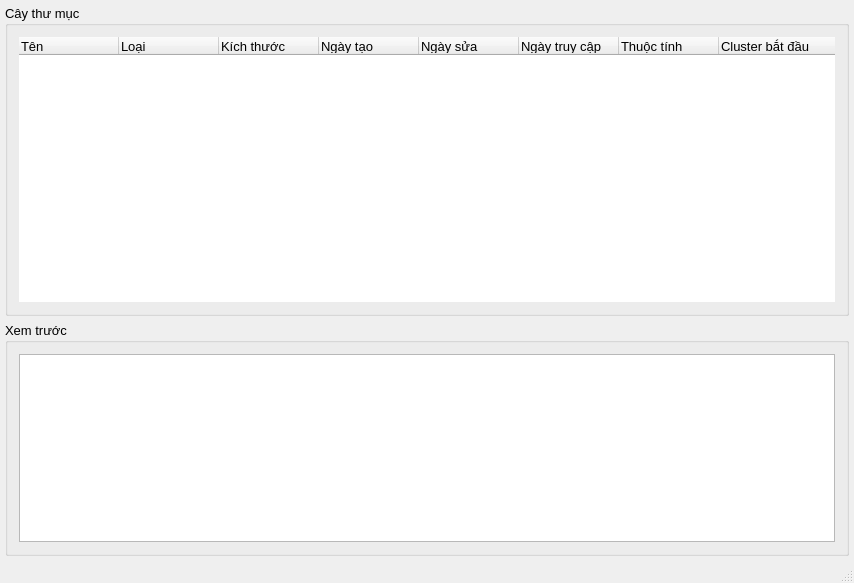
<?xml version="1.0" encoding="UTF-8"?>
<ui version="4.0">
 <class>TreeFolderGUIClass</class>
 <widget class="QMainWindow" name="TreeFolderGUIClass">
  <property name="geometry">
   <rect>
    <x>0</x>
    <y>0</y>
    <width>854</width>
    <height>583</height>
   </rect>
  </property>
  <property name="windowTitle">
   <string>TreeFolderGUI</string>
  </property>
  <widget class="QWidget" name="centralWidget">
   <property name="autoFillBackground">
    <bool>false</bool>
   </property>
   <layout class="QVBoxLayout" name="verticalLayout_4" stretch="4,3">
    <property name="leftMargin">
     <number>5</number>
    </property>
    <property name="topMargin">
     <number>5</number>
    </property>
    <property name="rightMargin">
     <number>5</number>
    </property>
    <property name="bottomMargin">
     <number>5</number>
    </property>
    <item>
     <widget class="QGroupBox" name="groupBox">
      <property name="font">
       <font>
        <pointsize>10</pointsize>
        <fontweight>DemiBold</fontweight>
       </font>
      </property>
      <property name="title">
       <string>Cây thư mục</string>
      </property>
      <layout class="QVBoxLayout" name="verticalLayout_2">
       <item>
        <widget class="QTreeWidget" name="treeFolder">
         <property name="font">
          <font>
           <pointsize>10</pointsize>
           <bold>false</bold>
          </font>
         </property>
         <property name="frameShape">
          <enum>QFrame::NoFrame</enum>
         </property>
         <column>
          <property name="text">
           <string>Tên</string>
          </property>
          <property name="font">
           <font>
            <fontweight>DemiBold</fontweight>
           </font>
          </property>
         </column>
         <column>
          <property name="text">
           <string>Loại</string>
          </property>
          <property name="font">
           <font>
            <fontweight>DemiBold</fontweight>
           </font>
          </property>
         </column>
         <column>
          <property name="text">
           <string>Kích thước</string>
          </property>
          <property name="font">
           <font>
            <fontweight>DemiBold</fontweight>
           </font>
          </property>
         </column>
         <column>
          <property name="text">
           <string>Ngày tạo</string>
          </property>
          <property name="font">
           <font>
            <fontweight>DemiBold</fontweight>
           </font>
          </property>
         </column>
         <column>
          <property name="text">
           <string>Ngày sửa</string>
          </property>
          <property name="font">
           <font>
            <fontweight>DemiBold</fontweight>
           </font>
          </property>
         </column>
         <column>
          <property name="text">
           <string>Ngày truy cập</string>
          </property>
          <property name="font">
           <font>
            <fontweight>DemiBold</fontweight>
           </font>
          </property>
         </column>
         <column>
          <property name="text">
           <string>Thuộc tính</string>
          </property>
          <property name="font">
           <font>
            <fontweight>DemiBold</fontweight>
           </font>
          </property>
         </column>
         <column>
          <property name="text">
           <string>Cluster bắt đầu</string>
          </property>
          <property name="font">
           <font>
            <fontweight>DemiBold</fontweight>
           </font>
          </property>
         </column>
        </widget>
       </item>
      </layout>
     </widget>
    </item>
    <item>
     <layout class="QVBoxLayout" name="verticalLayout">
      <item>
       <widget class="QGroupBox" name="groupBox_3">
        <property name="font">
         <font>
          <pointsize>10</pointsize>
          <fontweight>DemiBold</fontweight>
         </font>
        </property>
        <property name="title">
         <string>Xem trước</string>
        </property>
        <layout class="QVBoxLayout" name="verticalLayout_3">
         <item>
          <widget class="QPlainTextEdit" name="plainTextEdit"/>
         </item>
        </layout>
       </widget>
      </item>
     </layout>
    </item>
   </layout>
  </widget>
  <widget class="QStatusBar" name="statusBar"/>
 </widget>
 <layoutdefault spacing="6" margin="11"/>
 <resources/>
 <connections/>
</ui>
